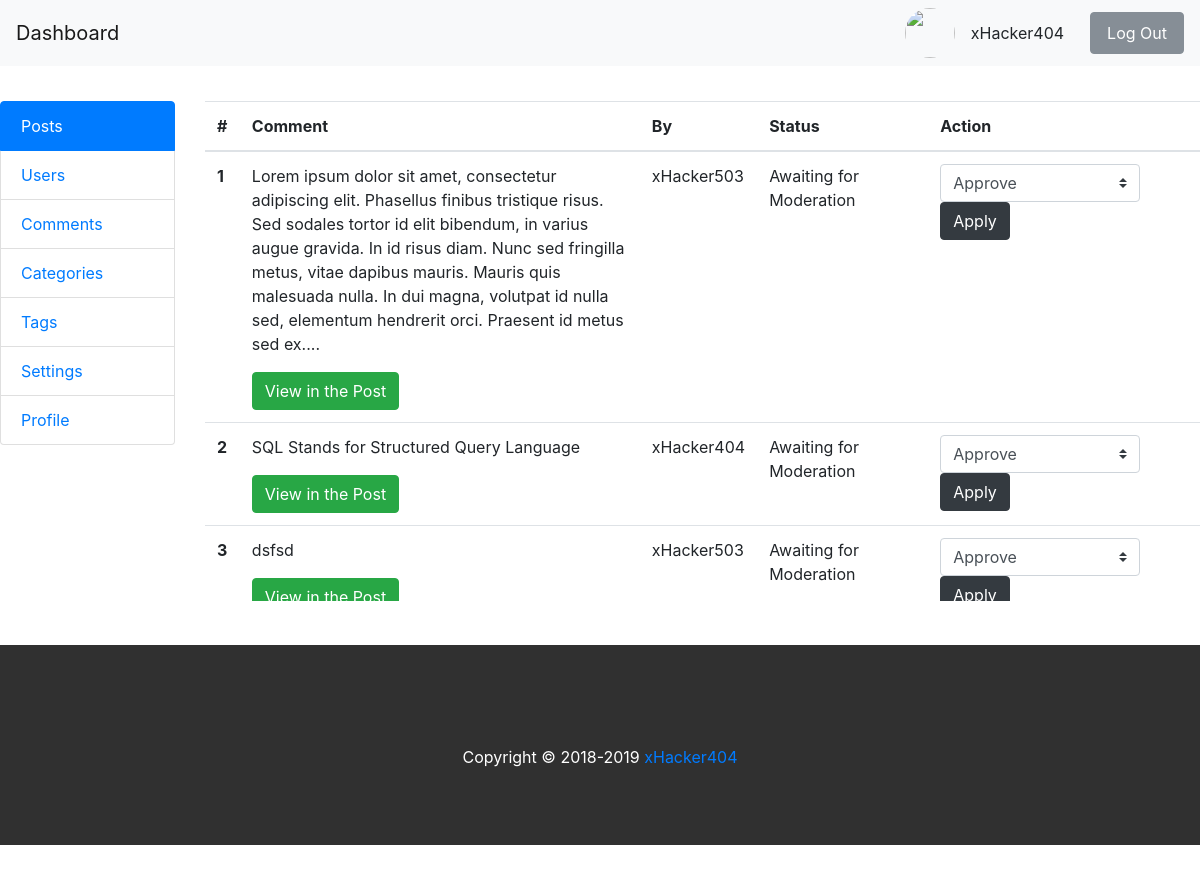
The page /backend/comments/ on the database as committed earlier.
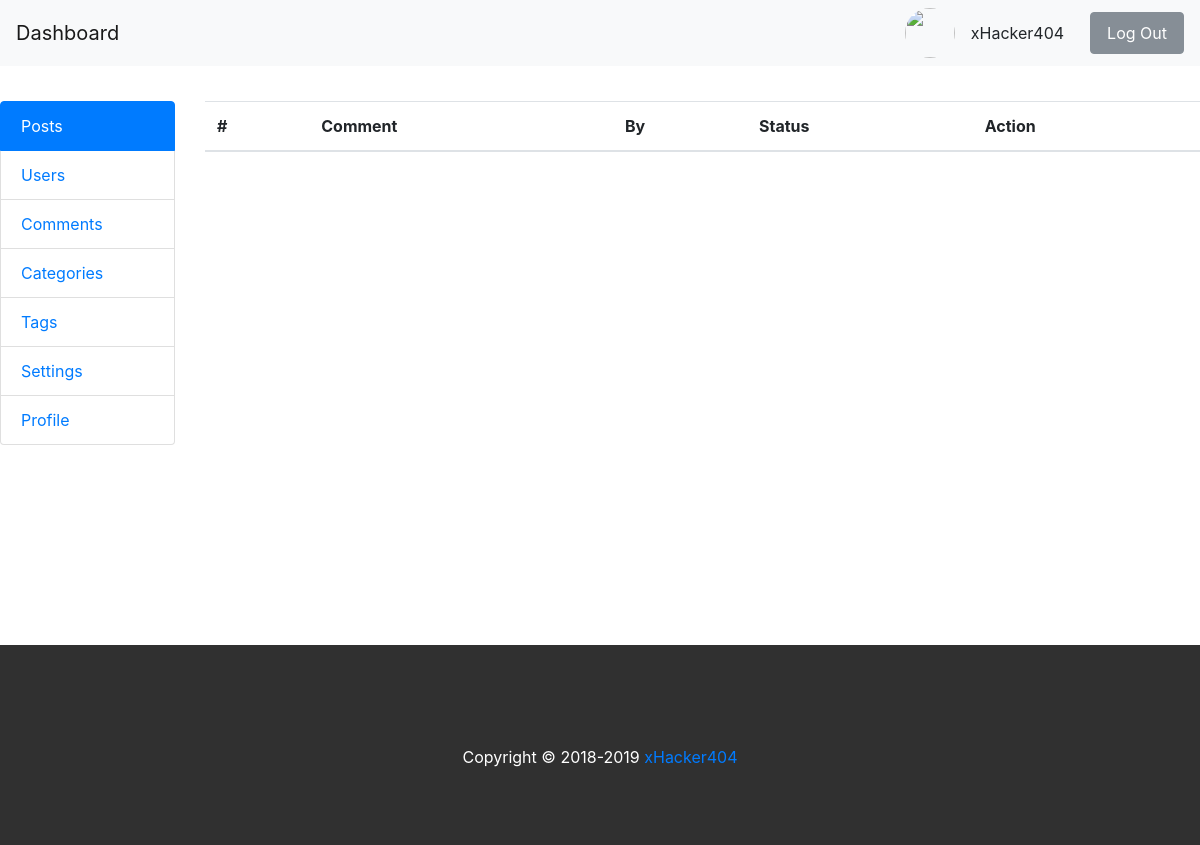
The same page on the database as committed later.
### blog/models.py (models this page shows, shortened)
class Comment(models.Model):
    post = models.ForeignKey(Post,on_delete=models.CASCADE, default=1, related_name='comments')
    content = models.CharField(max_length=1000, blank=True)
    author = models.ForeignKey(UserProfileInfo,on_delete=models.CASCADE,default=1)
    created_date = models.DateTimeField(default=datetime.now())
    published_date = models.DateTimeField(null=True, blank=True)
    is_approved = models.BooleanField(default=False)

class UserProfileInfo(models.Model):
    user = models.OneToOneField(User,on_delete=models.CASCADE)
    portfolio = models.URLField(blank=True)
    profile_pic = models.ImageField(upload_to='profile_pics', blank=True)
    def __str__(self):
        return self.user.username

### backend/views.py (the view)
# urls.py: path('comments/', views.comments, name='comments'),
def comments(request):
    comments = Comment.objects.all();
    my_dict = {'comments':comments}
    return render(request, 'backend/comments.html', context=my_dict)

### blog/context_processors.py (called while the page is built)
def post_widget(request):
    all_posts = Post.objects.filter(status='published').order_by('published_date')
    years = []
    tags = []
    categories = []
    for post in all_posts :
        year = post.published_date.year
        tag = post.tag
        category = post.category
        if year not in years:
            years.append(year)
        if tag not in tags:
            tags.append(tag)
        if category not in categories:
            categories.append(category)
    return {
    'all_posts':all_posts,
    'years':years,
    'tags':tags,
    'categories':categories
    }

### templates/backend/comments.html (shortened to what this page needs)
<!DOCTYPE html>
{% extends 'backend/base.html'%}
{% block content %}
<div class="col-md-10" >
		<div class="post" style="height:500px; overflow: scroll">
				<table class="table">
					<thead>
						<tr>
							<th scope="col">#</th>
							<th scope="col">Comment</th>
							<th scope="col">By</th>
							<th scope="col">Status</th>
							<th scope="col">Action</th>
						</tr>
					</thead>
					<tbody>
						{% if comments %}
							{% for comment in comments %}
							<tr>
								<th scope="row">{{forloop.counter }}</th>
								<td style="width:400px;">
										<p>{{ comment.content }}</p>
										<a href="/blog/posts/{{comment.post.id}}" class="btn btn-success">View in the Post</a>
								</td>
								<td>{{ comment.author }}</td>
								{% if comment.is_approved %}
								<td>Approved</td>
								<td>
										<form action="{% url 'backend:moderate_comment'%}" method="POST" >
											{% csrf_token %}
										<input type="hidden" name="comment_id" value="{{comment.id}}">
										<select name="action" class="custom-select" style="width:200px">
												<option value="trash">
												Move to Trash
												</option>
										</select>
										<button type="submit" class="btn btn-dark">Apply</button>
									</form>
								</td>
								{% else %}
								<td>Awaiting for Moderation </td>
								<td>
								<form action="{% url 'backend:moderate_comment'%}" method="POST" >
									<select name="action" class="custom-select" style="width:200px">
										<option value="approve">
											Approve
										</option>
									</select>
									<button type="submit" class="btn btn-dark">Apply</button>
								</form>
								</td>
								{% endif %}
							</tr>
							{% endfor %}
						{% endif %}
					</tbody>
				</table>
		</div>
</div>
</div>
{% endblock %}

Rows that differ between the two databases and show on the page:
removed Comment: content "Lorem ipsum dolor sit amet, consectetur adipiscing elit. Phasellus finibus tristique risus. Sed sodales tortor id elit bibendum, in varius augue gravida. In id risus diam. Nunc sed fringilla metus, vitae dapibus mauris. Mauris quis malesuada nulla. In dui magna, volutpat id nulla sed, elementum hendrerit orci. Praesent id metus sed ex....", author "xHacker503"
removed Comment: content "SQL Stands for Structured Query Language", author "xHacker404"
removed Comment: content "dsfsd", author "xHacker503"
